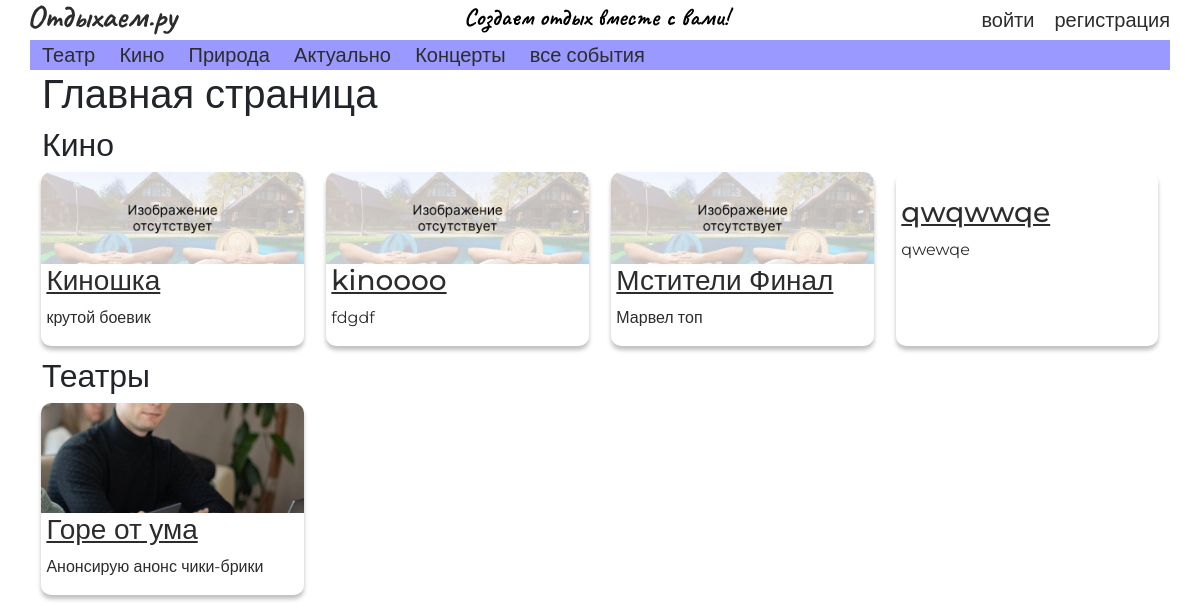
/, run on an earlier commit of the app's database.
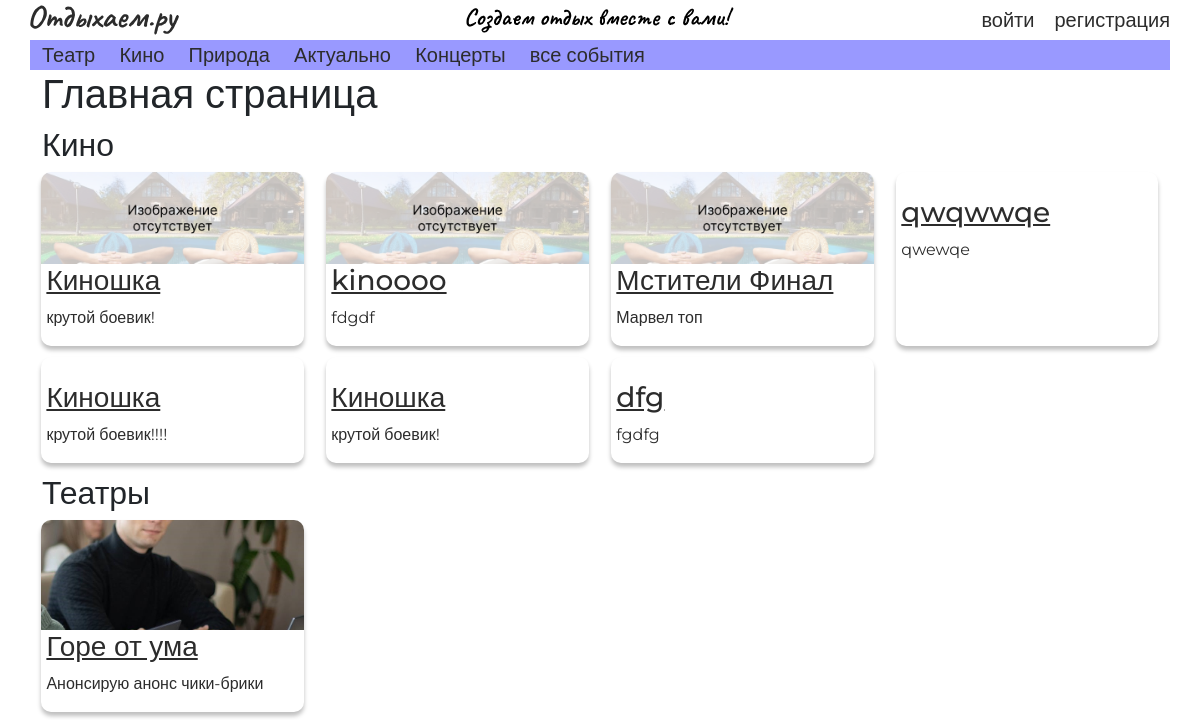
And on a later commit of the database.
### events/models.py (models this page shows, shortened)
class Event(models.Model):
    title = models.CharField('Title', max_length=50, default='')
    anons = models.CharField('Anons', max_length=100, default='')
    description = models.CharField('Description', max_length=100, default='', blank=True, null=True)
    date = models.DateTimeField('Date', default=django.utils.timezone.now())
    creator_id = models.ForeignKey('auth.User', models.SET(1))
    category = models.ForeignKey('events.Category', models.SET(1))
    source = models.CharField("Source", max_length=200, default='')
    typeOfEvent = models.ForeignKey('events.TypeOfEvent', models.SET(1))
    image = models.ImageField(upload_to="images", default=None, null=True)

### main/views.py (the view)
# urls.py: path('', views.main_page, name="home"),
def main_page(request):
    cinemas = Event.objects.filter(category_id=2) & Event.objects.filter(typeOfEvent__name='public')[0:5]
    actual = Event.objects.filter(category_id=4) & Event.objects.filter(typeOfEvent__name='public')[0:5]
    theaters = Event.objects.filter(category_id=3) & Event.objects.filter(typeOfEvent__name='public')[0:5]
    return render(request, 'main/main.html', {"cinemas": cinemas, "actual": actual, "theaters": theaters})
    pass

### main/templates/main/main.html (shortened to what this page needs)
{% extends 'index.html' %}
{% load static %}
{% block body %}
    <h1>Главная страница</h1>
    {% if cinemas %}
        <div class="row main-cat">
            <h2 class="main-cat__title">Кино</h2>
            {% for cinema in cinemas %}
                <div class="event-item">
                    {% if cinema.image %}
                        <img class="event-item__img" src="/media/{{ cinema.image }}" alt="">
                    {% else %}
                        <img class="event-item__img" src={% static 'картинка.png' %} alt="">
                    {% endif %}
                    <h3 class="event-item__title"><a href="{% url 'event_detail' cinema.id %}">{{ cinema.title }}</a></h3>
                    <p class="event-item__anons">{{ cinema.anons }}</p>
                </div>
            {% endfor %}
        </div>
    {% endif %}
    {% if theaters %}
        <div class="row main-cat">
            <h2 class="main-cat__title">Театры</h2>
            {% for theater in theaters %}
                <div class="event-item">
                    {% if theater.image %}
                        <img class="event-item__img" src="/media/{{ theater.image }}" alt="">
                    {% else %}
                        <img class="event-item__img" src={% static 'картинка.png' %} alt="">
                    {% endif %}
                    <h3 class="event-item__title"><a href="{% url 'event_detail' theater.id %}">{{ theater.title }}</a></h3>
                    <p class="event-item__anons">{{ theater.anons }}</p>
                </div>
            {% endfor %}
        </div>
    {% endif %}
{% endblock %}

What changed in the data, as far as the page shows it:
changed Event (number 1 of 8 on the later page): anons "крутой боевик" → "крутой боевик!"
added Event: title "Киношка", anons "крутой боевик!!!!", shown under "Кино"
added Event: title "Киношка", anons "крутой боевик!", shown under "Кино"
added Event: title "dfg", anons "fgdfg", shown under "Кино"
